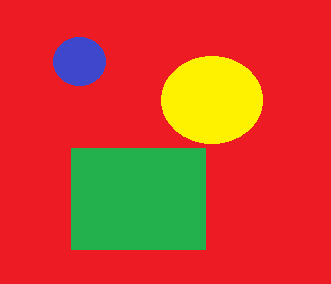
#> input picture coba.png, 331 x 284 px, found by its file name
$ python Test_kuning.py
#> lines starting #> are read from the running program, lines starting #| are printed output that depends on the picture; after the words box and inside, x2 and y2 are one past the last pixel; in counts of white or black regions, pixels touching at a corner belong together
import cv2
import numpy as np

for i in range(1,6):
 img=cv2.imread('C:\Python\coba.png',1)
#> img is the input picture: shape (284, 331, 3); mean B, G, R 42.8, 66, 204.9
 hsv = cv2.cvtColor(img, cv2.COLOR_BGR2HSV)
#> hsv: shape (284, 331, 3); mean H, S, V 150.3, 224.2, 228.8

#[[20, 100, 100], [40, 255, 255] – Kuning
 lower_api1 = np.array([20, 100, 100])
 upper_api1 = np.array([40, 255, 255])
 mask1 = cv2.inRange(hsv, lower_api1, upper_api1)
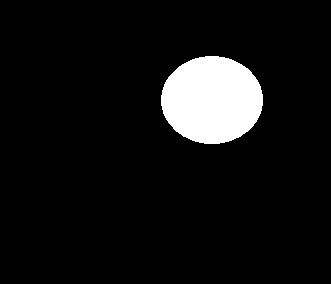
#> mask1: shape (284, 331); 7.5% white; 1 white region, box (x1, y1, x2, y2) and area: (161, 56, 263, 144) 7033

 mask = mask1

 new_img = cv2.bitwise_and(img, img, mask=mask)
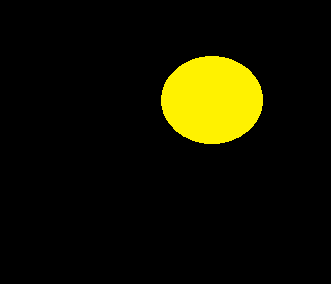
#> new_img: shape (284, 331, 3); mean B, G, R 0, 18.1, 19.1


 cv2.imshow("Hasil"+str(i)+".png",new_img)
 cv2.imshow('image', img)


#menunggu tombol key ditekan
 cv2.waitKey(0)
 cv2.destroyAllWindows()
